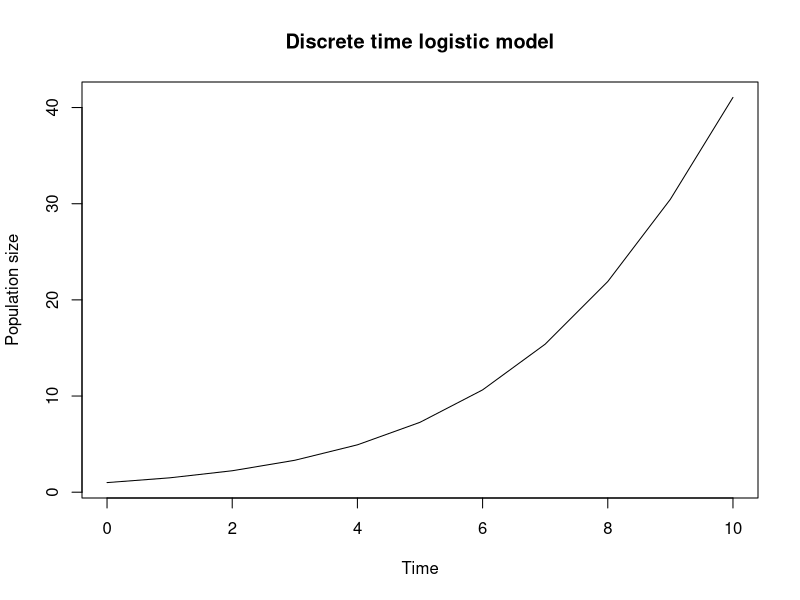

Write R code to recreate this figure. (Note: this script raises an error after producing the figure.)
####################################
## Author: Your name             ###
## Date: 08.18.17                ###
## Purpose: Simulations          ###
###################################


rm(list=ls()) # clear


## Discrete model logistic growth

## We want to define a function that calculates the right hand side of the discrete time logistic model. Such a function will take two 'arguments': the current population size and the parameter values. 
##Let 'n' be the current population size, and 'p' be a parameter vector containing two terms, the growth rate (r) and the carrying capacity (K)

## First specify the initial population size and the parameters
n0 = 1
p = c(r = 0.5, K=100) ## c() is a function that simply concatenates the two entries, creating a vector with two entries
p[1] ## prints the first entry in the parameter vector
##   r 
## 0.5
p[2] ## prints the second entry in the parameter vector
##   K 
## 100
## Note that the entries of p are "named" r and K
names(p)
## [1] "r" "K"
## Naming gives us a second way to refer to each parameter
p['r']
##   r 
## 0.5
p['K']
##   K 
## 100
## Naming the parameters is really useful, especially when simulating models with lots of parameters, because it keeps you from having to remember which entry in the vector corresponds to each parameter.

## Now we can define our function
disc.logistic = function(n, p) { ## here are just saying that 'disc.logistic' is a function that takes two arguments
  r = unname(p['r']) ## set the growth rate (dropping the parameter name with 'unname')
  K = unname(p['K']) ## set the carrying capacity
  n1 = n + r * n * (1 - n / K) ## calculate the new population size
  return(n1) ## and return it 
}

## So, to calculate the population size at time t=1, 
n1 = disc.logistic(n0, p) ## call the function with the population size at t=0 and the parameters
n1
## [1] 1.495
## To calculate the population size at t=2, call the function with n=n1 and the parameters
n2 = disc.logistic(n1, p)
n2
## [1] 2.231
## You can continue in this fashion forever, but of course that is pretty annoying because you have to specify the value of 'n' anew each time. A better way to do it would be to create a function that only required you to pass in the initial population size, the parameters, and how many time steps you want to simulate.
disc.logistic.2 = function(n, p, T) { ## T is the total number of time steps
  ## Create a new variable that is a vector of length T, so that N[1] is the initial population size (t=0), N[2] is the population size at time t=1, N[3] = pop'n size at t=2, ..., N[T] = pop'n size at t=T-1 and N[T+1] = pop'n size at t=T
  N = vector(length=T+1)
  N[1] = n ## set the initial value
  ## Create a loop that will increment time by one time unit, calculate the new population size, and save it in our vector
  for (t in 1:T) { 
    N[t+1] = disc.logistic(N[t], p) ## we can call the function we wrote above to calculate the new population size
  }
  return(N) ## return the vector of population sizes
}
n = disc.logistic.2(n0, p, 10) ## calculate just the first 10 time steps
n
##  [1]  1.000  1.495  2.231  3.322  4.928  7.271 10.641 15.396 21.909 30.463
## [11] 41.055
## With this function, we can simulate the model for any number of timesteps we wish. We might also want to plot the results. This can be done with the function plot(). Type ?plot in the R console to see all of the available options for plotting. The best way to plot is to specify both the x and y values. In this case, the x-axis is time, so the x values are the time steps, and the y-axis is population size. 0:10 generates a sequence of integers from 0 to 10 (our time steps). type='l' tells R to make a line plot (as opposed to a dot plot), and the xlab and ylab options sets the x- and y-axis labels.
plot(x=0:10, y=n, type='l', xlab='Time', ylab='Population size', main='Discrete time logistic model')





## Continous model logistic growth

install.packages("deSolve") # instal package
library(deSolve) ## load the functions into the current R environment

## first, we need to define the function that calculates the derivative
## 'ode' requires that the function have three arguments, in this order: 
## t: the time points that you want to record the output
## n: the initial value of the variable(s)
## p: the parameters
cont.logistic = function(t, n, p) { 
  r = unname(p['r'])
  K = unname(p['K'])
  ## calculate the rate of change
  dndt = r * n * (1 - n / K)
  ## return the rate of change as a list object (required by ode)
  list(c(dndt)) ## if you were calculating more than one derivative, you would have c(dn1dt,dn2dnt,etc.)
}

## what times do you want to record the output?
times = seq(0, 10, by=1) ## creates a vector running from 0 to 10 in steps of 1

## what are the parameter values?
p = c(r=0.5, K=100)

## what is the initial population size?
n0 = 1

## call the function 'ode' to do the numerical integration. ode requires four arguments (see ?ode to see other options)
## y: the initial value vector
## times: the vector of time points for recording the output (note that this doesn't affect the accuracy at all)
## func: the function specifying the derivatives
## parms: the parameters required by the function specified by 'func'
n = ode(y=n0, times=times, func=cont.logistic, parms=p)
n
##    time      1
## 1     0  1.000
## 2     1  1.638
## 3     2  2.672
## 4     3  4.331
## 5     4  6.945
## 6     5 10.957
## 7     6 16.866
## 8     7 25.065
## 9     8 35.546
## 10    9 47.624
## 11   10 59.986
## You can see that what is returned by the function 'ode' is a matrix with two columns: the first column gives the time points, and the second column gives the population size. You can easily plot this:
plot(x=n[,1], y=n[,2], type='l', xlab='Time', ylab='Population size', main='Continuous time logistic model')
